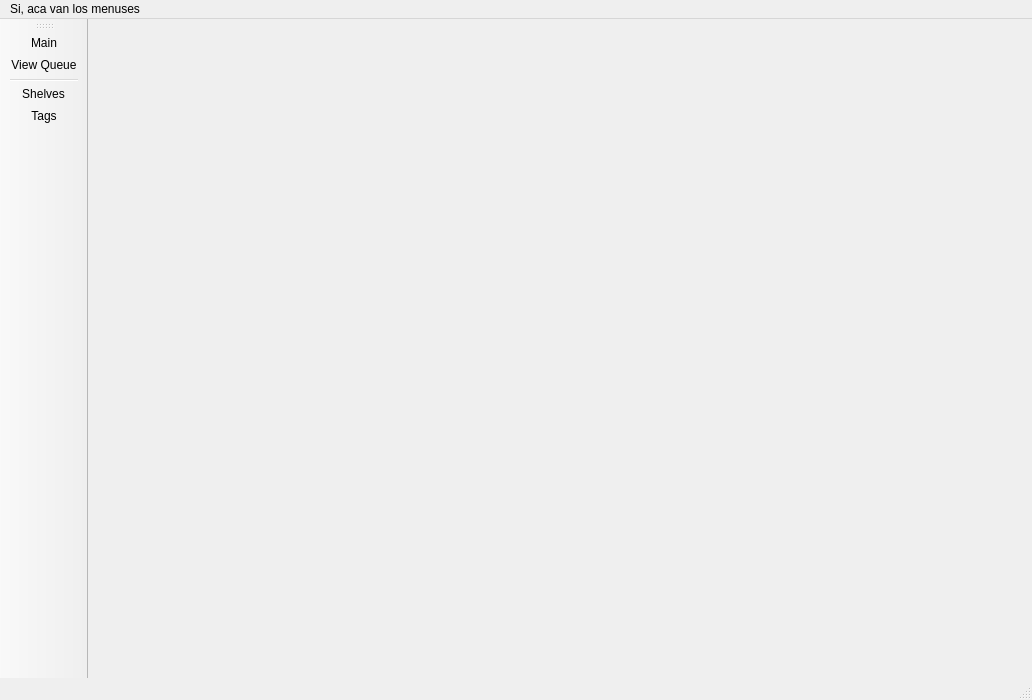
<?xml version="1.0" encoding="UTF-8"?>
<ui version="4.0">
 <class>MainWindow</class>
 <widget class="QMainWindow" name="MainWindow">
  <property name="geometry">
   <rect>
    <x>0</x>
    <y>0</y>
    <width>1032</width>
    <height>700</height>
   </rect>
  </property>
  <property name="windowTitle">
   <string>MainWindow</string>
  </property>
  <widget class="QWidget" name="centralwidget">
   <widget class="QWidget" name="widget" native="true">
    <property name="geometry">
     <rect>
      <x>0</x>
      <y>10</y>
      <width>951</width>
      <height>581</height>
     </rect>
    </property>
   </widget>
  </widget>
  <widget class="QMenuBar" name="menubar">
   <property name="geometry">
    <rect>
     <x>0</x>
     <y>0</y>
     <width>1032</width>
     <height>22</height>
    </rect>
   </property>
   <widget class="QMenu" name="menuSi_aca_van_los_menuses">
    <property name="title">
     <string>Si, aca van los menuses</string>
    </property>
    <addaction name="actionPero_no_puse_nada_todavia"/>
   </widget>
   <addaction name="menuSi_aca_van_los_menuses"/>
  </widget>
  <widget class="QStatusBar" name="statusbar"/>
  <widget class="QToolBar" name="toolBar">
   <property name="windowTitle">
    <string>toolBar</string>
   </property>
   <attribute name="toolBarArea">
    <enum>LeftToolBarArea</enum>
   </attribute>
   <attribute name="toolBarBreak">
    <bool>false</bool>
   </attribute>
   <addaction name="actionMain"/>
   <addaction name="actionView_Queue"/>
   <addaction name="separator"/>
   <addaction name="actionShelves"/>
   <addaction name="actionTags"/>
  </widget>
  <action name="actionPero_no_puse_nada_todavia">
   <property name="text">
    <string>Pero no puse nada todavia</string>
   </property>
  </action>
  <action name="actionMain">
   <property name="text">
    <string>Main</string>
   </property>
  </action>
  <action name="actionView_Queue">
   <property name="text">
    <string>View Queue</string>
   </property>
  </action>
  <action name="actionShelves">
   <property name="text">
    <string>Shelves</string>
   </property>
  </action>
  <action name="actionTags">
   <property name="text">
    <string>Tags</string>
   </property>
  </action>
 </widget>
 <resources/>
 <connections/>
</ui>
